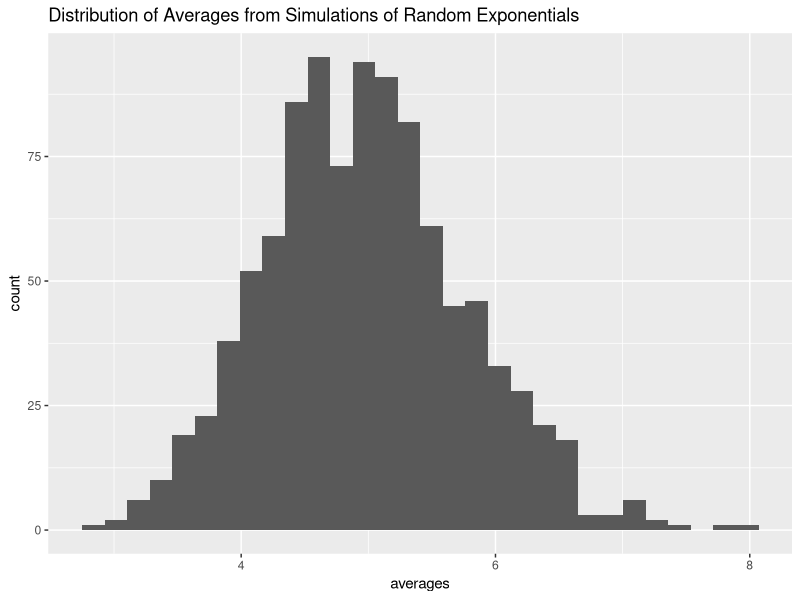
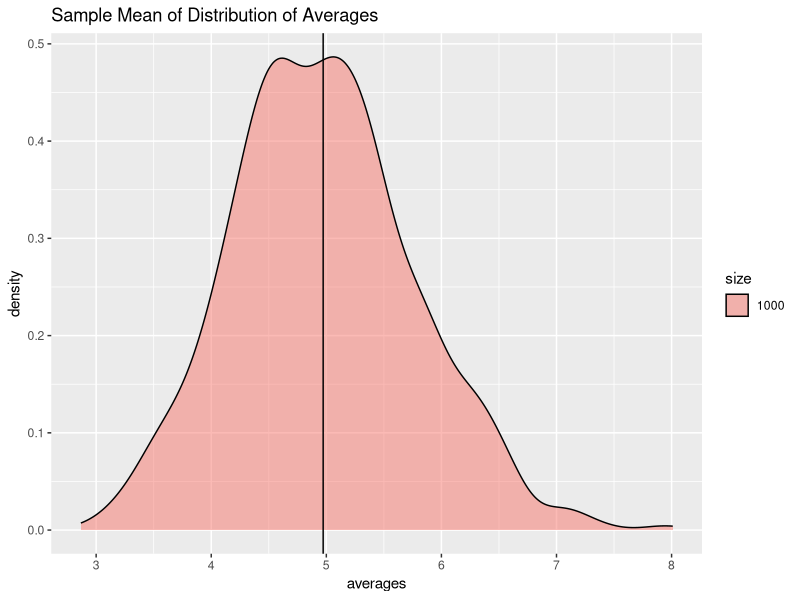
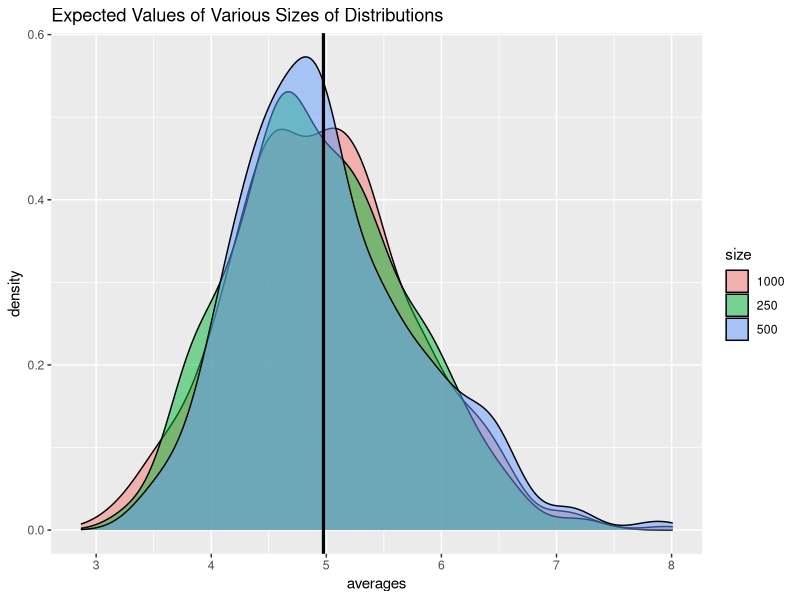

The R script that drew these images, in order:
## ---- chunk 1

nosims <- 1000
nexps <- 40
rate <- 0.2

## ---- chunk 2

# using set.seed so the results can be replicated
# also, 13 is my lucky number
set.seed(13)

# 1000 simulations on 40 random exponentials
sims <- replicate(nosims,rexp(nexps,rate))

# storing the means of those simulations in a data frame
# with the size of the simulations
simsdf <- data.frame(averages = apply(sims,2, mean),
                     size = "1000")

## ---- chunk 3

library(ggplot2)

ggplot(simsdf, aes(averages)) + 
  geom_histogram() +
  ggtitle("Distribution of Averages from Simulations of Random Exponentials")


## ---- chunk 4

samplemean <- mean(simsdf$averages)
samplemean

## ---- chunk 5

ggplot(simsdf, aes(averages)) + 
  geom_density(aes(fill=size),alpha=.5) +
  geom_vline(xintercept= samplemean) +
  ggtitle("Sample Mean of Distribution of Averages")

## ---- chunk 6

set.seed(13)
# simulate 500 and 250 averages from random exponentials
asample <- replicate(500,mean(rexp(nexps,rate)))
set.seed(13)
anothersample <- replicate(250,mean(rexp(nexps,rate)))

# creating a new data frame and then binding those rows to the original
sampledf <- data.frame(averages=c(asample,anothersample), size=c("500","250"))
simsdf <- rbind(simsdf,sampledf)

# plotting all the distributions with their means
ggplot(simsdf, aes(averages)) + 
  geom_density(aes(fill=size),alpha=.5) +
  geom_vline(xintercept= c(samplemean, mean(asample), mean(anothersample))) +
  ggtitle("Expected Values of Various Sizes of Distributions")

## ---- chunk 7

samplevariance <- var(simsdf$averages[simsdf$size=="1000"])
samplevariance

## ---- chunk 8

library(dplyr)
averagesdf <- simsdf %>% 
  group_by(size) %>% 
  summarize(mean = mean(averages), var = var(averages))

averagesdf

## ---- chunk 9

samplemean == median(simsdf$averages[simsdf$size=="1000"])

